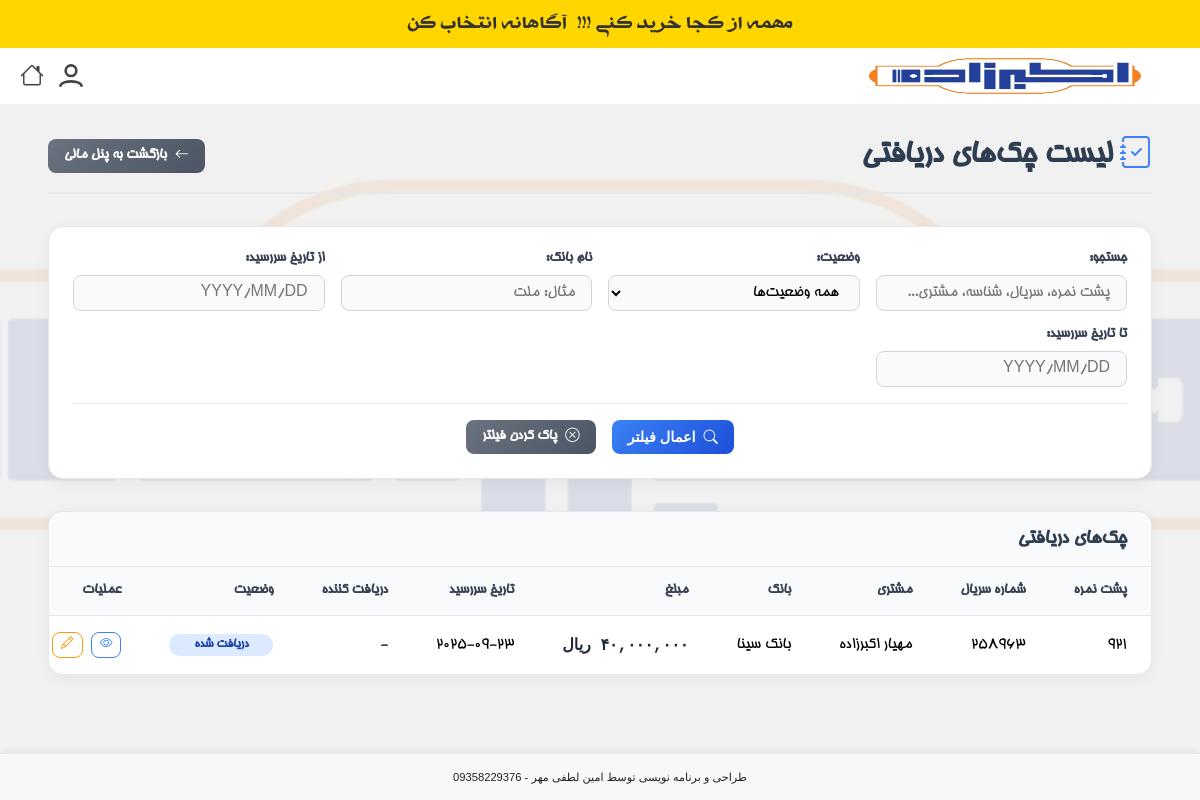
The page /accounting/received-cheques/ (signed in) on the database as committed earlier.
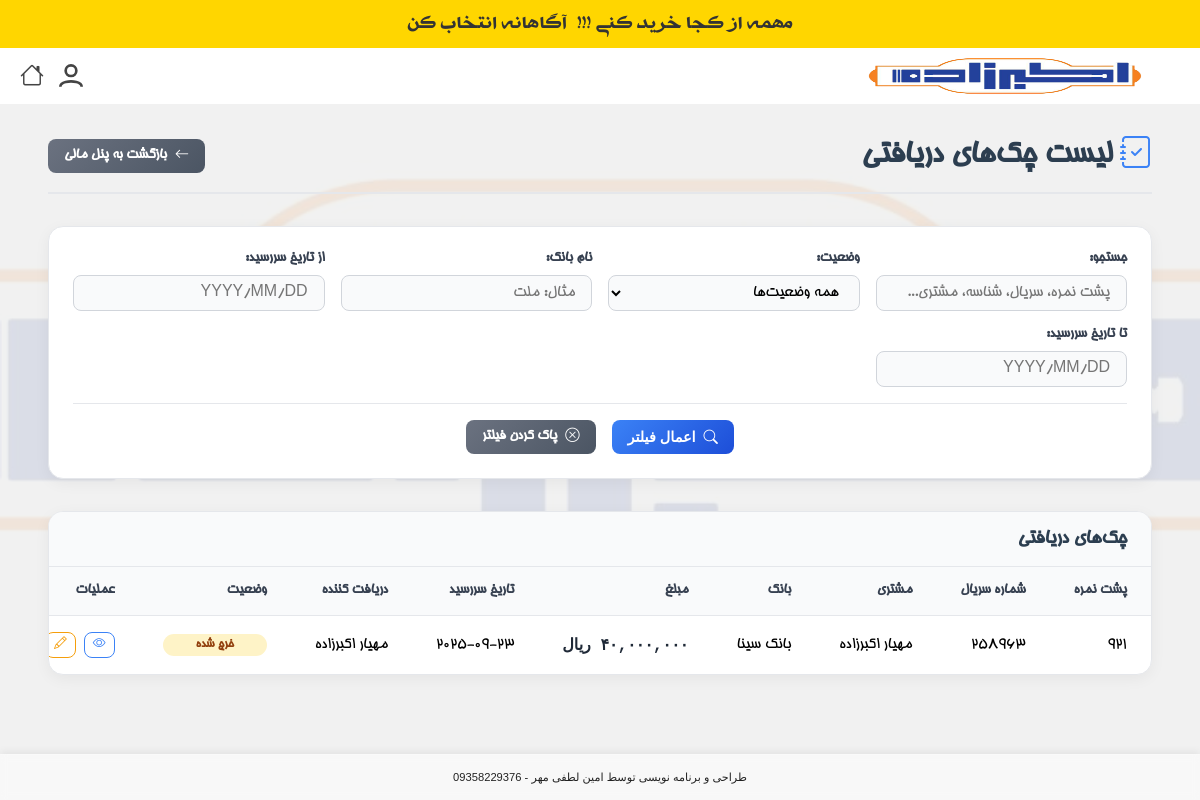
The same page on the database as committed later.
### products/models.py (models this page shows, shortened)
class ReceivedCheque(models.Model):
    financial_operation = models.ForeignKey('FinancialOperation', on_delete=models.CASCADE, related_name='received_cheques', null=True, blank=True, verbose_name="عملیات مالی")
    customer = models.ForeignKey(Customer, on_delete=models.CASCADE, related_name='received_cheques', verbose_name="مشتری")
    endorsement = models.CharField(max_length=255, blank=True, null=True, verbose_name="پشت نمره")
    due_date = models.DateField(verbose_name="تاریخ سررسید")
    bank_name = models.CharField(max_length=100, verbose_name="نام بانک")
    branch_name = models.CharField(max_length=100, blank=True, null=True, verbose_name="نام شعبه")
    series = models.CharField(max_length=50, blank=True, null=True, verbose_name="سری چک")
    serial = models.CharField(max_length=50, blank=True, null=True, verbose_name="سریال چک")
    sayadi_id = models.CharField(max_length=16, unique=True, verbose_name="شناسه صیادی")
    amount = models.DecimalField(max_digits=15, decimal_places=0, verbose_name="مبلغ")
    owner_name = models.CharField(max_length=255, verbose_name="صاحب حساب")
    national_id = models.CharField(max_length=10, blank=True, null=True, verbose_name="کدملی صاحب حساب")
    account_number = models.CharField(max_length=50, verbose_name="شماره حساب")
    STATUS_CHOICES = [
        ('RECEIVED', 'دریافت شده'),
        ('DEPOSITED', 'واگذار به بانک'),
        ('CLEARED', 'وصول شده'),
        ('MANUALLY_CLEARED', 'وصول به صورت دستی'),
        ('SPENT', 'خرج شده'),
        ('BOUNCED', 'برگشت خورده'),
        ('RETURNED', 'مسترد شده'),
    ]
    status = models.CharField(max_length=20, choices=STATUS_CHOICES, default='RECEIVED', verbose_name="وضعیت")
    recipient_name = models.CharField(max_length=255, blank=True, null=True, verbose_name="نام دریافت‌کننده (در صورت خرج چک)")
    deposited_bank_account = models.ForeignKey('BankAccount', on_delete=models.SET_NULL, null=True, blank=True, related_name='deposited_checks', verbose_name="حساب بانکی واگذار شده")
    created_at = models.DateTimeField(auto_now_add=True, verbose_name="تاریخ ایجاد")
    updated_at = models.DateTimeField(auto_now=True, verbose_name="تاریخ بروزرسانی")
    created_by = models.ForeignKey(User, on_delete=models.SET_NULL, null=True, related_name='created_received_cheques', verbose_name="ایجاد کننده")
    is_deleted = models.BooleanField(default=False, verbose_name="حذف شده")
    deleted_at = models.DateTimeField(null=True, blank=True, verbose_name="تاریخ حذف")
    deleted_by = models.ForeignKey(
        User,
        on_delete=models.SET_NULL,
        null=True,
        blank=True,
        related_name='deleted_received_cheques',
        verbose_name="حذف کننده"
    )
    class Meta:
        verbose_name = "چک دریافتی"
        verbose_name_plural = "چک‌های دریافتی"
        ordering = ['-due_date']

class Customer(models.Model):
    first_name = models.CharField(max_length=100, verbose_name="نام")
    last_name = models.CharField(max_length=100, verbose_name="نام خانوادگی")
    store_name = models.CharField(max_length=255, blank=True, null=True, verbose_name="نام فروشگاه")
    phone = models.CharField(max_length=20, blank=True, null=True, verbose_name="تلفن ثابت")
    mobile = models.CharField(
        max_length=20,
        unique=True,
        verbose_name="شماره موبایل",
        error_messages={
            'unique': 'مشتری دیگری با این شماره همراه قبلاً ثبت شده است.'
        }
    )
    address = models.TextField(blank=True, null=True, verbose_name="آدرس")
    created_by = models.ForeignKey(
        User, on_delete=models.SET_NULL, null=True, related_name='created_customers', verbose_name="ایجاد شده توسط"
    )
    user = models.OneToOneField(
        User, on_delete=models.SET_NULL, null=True, blank=True, related_name='customer_profile', verbose_name="کاربر مرتبط"
    )
    created_at = models.DateTimeField(auto_now_add=True, verbose_name="تاریخ ایجاد")
    class Meta:
        verbose_name = "مشتری"
        verbose_name_plural = "مشتریان"
    def get_full_name(self):
        return f'{self.first_name} {self.last_name}'

class FinancialOperation(models.Model):
    OPERATION_TYPES = [
        ('RECEIVE_FROM_CUSTOMER', 'دریافت از مشتری'),
        ('PAY_TO_CUSTOMER', 'پرداخت به مشتری'),
        ('RECEIVE_FROM_BANK', 'دریافت از بانک'),
        ('PAY_TO_BANK', 'پرداخت به بانک'),
        ('BANK_TRANSFER', 'حواله بانکی'),
        ('CASH_WITHDRAWAL', 'برداشت نقدی از بانک'),
        ('PAYMENT_TO_CASH', 'پرداخت به صندوق'),
        ('PAYMENT_FROM_CASH', 'پرداخت از صندوق'),
        ('CAPITAL_INVESTMENT', 'سرمایه گذاری'),
        ('PETTY_CASH', 'تنخواه'),
        ('DEPOSIT_TO_BANK', 'واگذاری چک به بانک'),
    ]
    STATUS_CHOICES = [
        ('DRAFT', 'پیش‌نویس'),
        ('CONFIRMED', 'تأیید شده'),
        ('CANCELLED', 'باطل شده'),
    ]
    operation_type = models.CharField(max_length=50, choices=OPERATION_TYPES, verbose_name="نوع عملیات")
    operation_number = models.CharField(max_length=50, unique=True, verbose_name="شماره عملیات")
    date = jmodels.jDateField(verbose_name="تاریخ عملیات")
    amount = models.DecimalField(max_digits=18, decimal_places=2, verbose_name="مبلغ")
    description = models.TextField(blank=True, verbose_name="توضیحات")
    status = models.CharField(max_length=20, choices=STATUS_CHOICES, default='DRAFT', verbose_name="وضعیت")
    customer = models.ForeignKey(Customer, on_delete=models.PROTECT, null=True, blank=True, verbose_name="مشتری")
    fund = models.ForeignKey('Fund', on_delete=models.PROTECT, null=True, blank=True, verbose_name="صندوق مرتبط")
    bank_name = models.CharField(max_length=100, blank=True, verbose_name="نام بانک")
    account_number = models.CharField(max_length=50, blank=True, verbose_name="شماره حساب")
    payment_method = models.CharField(max_length=20, choices=[
        ('cash', 'نقدی'),
        ('bank_transfer', 'حواله بانکی'),
        ('cheque', 'چک'),
        ('spend_cheque', 'خرج چک'),
        ('mixed_cheque', 'ترکیب چک‌ها'),
        ('pos', 'دستگاه POS'),
    ], verbose_name="روش پرداخت")
    card_reader_device = models.ForeignKey('CardReaderDevice', on_delete=models.SET_NULL, null=True, blank=True, verbose_name="دستگاه کارت‌خوان")
    spent_cheques = models.ManyToManyField(
        'ReceivedCheque',
        related_name='spending_operations',
        blank=True,
        verbose_name="چک‌های خرج شده"
    )
    reference_number = models.CharField(max_length=100, blank=True, verbose_name="شماره مرجع")
    cheque_number = models.CharField(max_length=50, blank=True, verbose_name="شماره چک")
    cheque_date = jmodels.jDateField(null=True, blank=True, verbose_name="تاریخ چک")
    created_by = models.ForeignKey(User, on_delete=models.PROTECT, verbose_name="ایجاد کننده")
    created_at = models.DateTimeField(auto_now_add=True, verbose_name="تاریخ ایجاد")
    updated_at = models.DateTimeField(auto_now=True, verbose_name="تاریخ ویرایش")
    confirmed_by = models.ForeignKey(
        User,
        on_delete=models.PROTECT,
        null=True,
        blank=True,
        related_name='confirmed_operations',
        verbose_name="تأیید کننده"
    )
    confirmed_at = models.DateTimeField(null=True, blank=True, verbose_name="تاریخ تأیید")
    is_deleted = models.BooleanField(default=False, verbose_name="حذف شده")
    deleted_at = models.DateTimeField(null=True, blank=True, verbose_name="تاریخ حذف")
    deleted_by = models.ForeignKey(
        User,
        on_delete=models.SET_NULL,
        null=True,
        blank=True,
        related_name='deleted_operations',
        verbose_name="حذف کننده"
    )
    is_modified = models.BooleanField(default=False, verbose_name="اصلاح شده")
    modified_at = models.DateTimeField(null=True, blank=True, verbose_name="تاریخ اصلاح")
    modified_by = models.ForeignKey(
        User,
        on_delete=models.SET_NULL,
        null=True,
        blank=True,
        related_name='modified_operations',
        verbose_name="اصلاح کننده"
    )
    class Meta:
        verbose_name = "عملیات مالی"
        verbose_name_plural = "عملیات مالی"
        ordering = ['-date', '-created_at']

### products/views.py (the view, shortened to what this page needs)
# urls.py: path('accounting/received-cheques/', views.received_cheque_list_view, name='received_cheque_list'),
@login_required
@group_required('حسابداری')
def received_cheque_list_view(request):
    cheques_list = ReceivedCheque.objects.select_related('customer', 'created_by').order_by('-due_date')
    search_query = request.GET.get('q')
    status_filter = request.GET.get('status')
    bank_filter = request.GET.get('bank')
    start_date_filter = request.GET.get('start_date')
    end_date_filter = request.GET.get('end_date')
    if status_filter:
        cheques_list = cheques_list.filter(status=status_filter)
    if bank_filter:
        cheques_list = cheques_list.filter(bank_name__icontains=bank_filter)
    if start_date_filter:
        start_date_gregorian = convert_shamsi_to_gregorian(start_date_filter)
        cheques_list = cheques_list.filter(due_date__gte=start_date_gregorian)
    if end_date_filter:
        end_date_gregorian = convert_shamsi_to_gregorian(end_date_filter)
        cheques_list = cheques_list.filter(due_date__lte=end_date_gregorian)
    paginator = Paginator(cheques_list, 25)  # 25 cheques per page
    page_number = request.GET.get('page')
    page_obj = paginator.get_page(page_number)
    context = {
        'page_obj': page_obj,
        'status_choices': ReceivedCheque.STATUS_CHOICES,
        'filters': {
            'q': search_query or '',
            'status': status_filter or '',
            'bank': bank_filter or '',
            'start_date': start_date_filter or '',
            'end_date': end_date_filter or '',
        }
    }
    return render(request, 'products/received_cheque_list.html', context)
    return render(request, 'products/customer_balance_detail.html', context)

### products/context_processors.py (called while the page is built)
def recent_orders_processor(request):
    recent_orders_count = 0
    if request.user.is_authenticated:
        recent_orders_count = Order.objects.filter(customer__created_by=request.user).order_by('-created_at')[:5].count()
    return {'recent_orders_count': recent_orders_count}

def notifications_processor(request):
    if request.user.is_authenticated and request.user.groups.filter(name='مدیر').exists():
        unread_notifications = Notification.objects.filter(target_user=request.user, read=False).order_by('-created_at')
        return {'unread_notifications': unread_notifications}
    return {'unread_notifications': []}

### products/templatetags/custom_filters.py (called while the page is built)
@register.filter
def persian_number_format(value):
    if value is None:
        return "0"
    try:
        number = int(float(value))
        formatted = "{:,}".format(number)
        persian_digits = {
            '0': '۰', '1': '۱', '2': '۲', '3': '۳', '4': '۴',
            '5': '۵', '6': '۶', '7': '۷', '8': '۸', '9': '۹'
        }
        for eng, per in persian_digits.items():
            formatted = formatted.replace(eng, per)
        return formatted
    except (ValueError, TypeError):
        return "0"

### products/templates/products/received_cheque_list.html (shortened to what the changed rows need)
{% extends "products/base.html" %}
{% load humanize %}
{% load custom_filters %}
{% block content %}
<div class="list-page-container">
    <div class="list-header">
        <h1><i class="bi bi-journal-check"></i> لیست چک‌های دریافتی</h1>
    </div>
    <div class="list-table-card">
        <div class="table-header">
            <h2>چک‌های دریافتی</h2>
        </div>
        <div class="table-responsive">
            <table class="list-table">
                <thead>
                    <tr>
                        <th>پشت نمره</th>
                        <th>شماره سریال</th>
                        <th>مشتری</th>
                        <th>بانک</th>
                        <th>مبلغ</th>
                        <th>تاریخ سررسید</th>
                        <th>دریافت کننده</th>
                        <th>وضعیت</th>
                        <th>عملیات</th>
                    </tr>
                </thead>
                <tbody>
                    {% for cheque in page_obj %}
                    <tr>
                        <td>{{ cheque.endorsement|default_if_none:"" }}</td>
                        <td>{{ cheque.serial|default:"-" }}</td>
                        <td>{{ cheque.customer.get_full_name }}</td>
                        <td>{{ cheque.bank_name }}</td>
                        <td class="amount">{{ cheque.amount|persian_number_format }} ریال</td>
                        <td>{{ cheque.due_date|jalali_date }}</td>
                        <td>
                            {% if cheque.status == 'SPENT' %}
                                {{ cheque.recipient_name|default:cheque.financial_operation.customer.get_full_name|default:"-" }}
                            {% else %}
                                -
                            {% endif %}
                        </td>
                        <td><span class="status-badge {{ cheque.status|lower }}">{{ cheque.get_status_display }}</span></td>
                        <td>
                            <div class="action-buttons">
                                <a href="{% url 'products:received_cheque_detail' cheque_id=cheque.id %}" class="btn btn-sm btn-outline-primary" title="مشاهده جزئیات">
                                    <i class="bi bi-eye"></i>
                                </a>
                                <a href="{% url 'products:received_cheque_edit' cheque_id=cheque.id %}" class="btn btn-sm btn-outline-warning" title="ویرایش">
                                    <i class="bi bi-pencil"></i>
                                </a>
                            </div>
                        </td>
                    </tr>
                    {% endfor %}
                </tbody>
            </table>
        </div>
    </div>
</div>
<link rel="stylesheet" href="https://unpkg.com/persian-datepicker@latest/dist/css/persian-datepicker.min.css">
{% endblock %}

Rows that differ between the two databases and show on the page:
changed ReceivedCheque "بانک سینا": recipient_name (not shown) → "مهیار اکبرزاده"; status "دریافت شده" → "خرج شده"; no longer shows "-"
